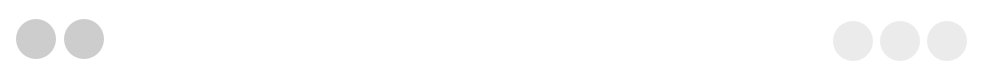
     <widget class="QFrame" name="titleBar">
      <property name="minimumSize">
       <size>
        <width>0</width>
        <height>68</height>
       </size>
      </property>
      <property name="maximumSize">
       <size>
        <width>16777215</width>
        <height>68</height>
       </size>
      </property>
      <property name="styleSheet">
       <string notr="true">background-color: rgba(0,0,0,0);
border-bottom-left-radius:0px;
border-bottom-right-radius:0px;
background:transparent;
</string>
      </property>
      <property name="frameShape">
       <enum>QFrame::StyledPanel</enum>
      </property>
      <property name="frameShadow">
       <enum>QFrame::Raised</enum>
      </property>
      <layout class="QGridLayout" name="gridLayout_21">
       <property name="leftMargin">
        <number>0</number>
       </property>
       <property name="topMargin">
        <number>10</number>
       </property>
       <property name="rightMargin">
        <number>0</number>
       </property>
       <property name="bottomMargin">
        <number>0</number>
       </property>
       <property name="spacing">
        <number>0</number>
       </property>
       <item row="0" column="0">
        <widget class="QFrame" name="titleBarFrame">
         <property name="styleSheet">
          <string notr="true">background-color:rgba(0,0,0,0);</string>
         </property>
         <property name="frameShape">
          <enum>QFrame::StyledPanel</enum>
         </property>
         <property name="frameShadow">
          <enum>QFrame::Raised</enum>
         </property>
         <layout class="QHBoxLayout" name="horizontalLayout_8">
          <property name="spacing">
           <number>0</number>
          </property>
          <property name="leftMargin">
           <number>0</number>
          </property>
          <property name="topMargin">
           <number>0</number>
          </property>
          <property name="rightMargin">
           <number>0</number>
          </property>
          <property name="bottomMargin">
           <number>0</number>
          </property>
          <item>
           <widget class="QFrame" name="heading_frame">
            <property name="minimumSize">
             <size>
              <width>350</width>
              <height>50</height>
             </size>
            </property>
            <property name="frameShape">
             <enum>QFrame::StyledPanel</enum>
            </property>
            <property name="frameShadow">
             <enum>QFrame::Raised</enum>
            </property>
            <layout class="QHBoxLayout" name="horizontalLayout_5">
             <property name="spacing">
              <number>0</number>
             </property>
             <property name="leftMargin">
              <number>12</number>
             </property>
             <property name="topMargin">
              <number>0</number>
             </property>
             <property name="rightMargin">
              <number>0</number>
             </property>
             <property name="bottomMargin">
              <number>0</number>
             </property>
             <item>
              <widget class="QFrame" name="headings">
               <property name="frameShape">
                <enum>QFrame::StyledPanel</enum>
               </property>
               <property name="frameShadow">
                <enum>QFrame::Raised</enum>
               </property>
               <layout class="QGridLayout" name="gridLayout_2">
                <property name="leftMargin">
                 <number>4</number>
                </property>
                <property name="topMargin">
                 <number>0</number>
                </property>
                <property name="rightMargin">
                 <number>0</number>
                </property>
                <property name="bottomMargin">
                 <number>0</number>
                </property>
                <property name="horizontalSpacing">
                 <number>8</number>
                </property>
                <item row="0" column="0">
                 <widget class="QPushButton" name="menuBtn">
                  <property name="minimumSize">
                   <size>
                    <width>40</width>
                    <height>40</height>
                   </size>
                  </property>
                  <property name="maximumSize">
                   <size>
                    <width>40</width>
                    <height>40</height>
                   </size>
                  </property>
                  <property name="styleSheet">
                   <string notr="true">QPushButton {
border-radius:20px;
background-color:rgba(0,0,0,50);
border:none;
}

QPushButton::hover {
border-radius:20px;
background-color:rgba(255,255,255, 50);
border:none;
}

QPushButton::pressed {
border-radius:20px;
background-color:rgba(255,255,255, 30);
border:none;
}
</string>
                  </property>
                  <property name="text">
                   <string/>
                  </property>
                  <property name="icon">
                   <iconset>
                    <normaloff>../../resources/icons/icon_menu.png</normaloff>../../resources/icons/icon_menu.png</iconset>
                  </property>
                  <property name="iconSize">
                   <size>
                    <width>24</width>
                    <height>24</height>
                   </size>
                  </property>
                 </widget>
                </item>
                <item row="0" column="1">
                 <widget class="QPushButton" name="profileBtn">
                  <property name="minimumSize">
                   <size>
                    <width>40</width>
                    <height>40</height>
                   </size>
                  </property>
                  <property name="maximumSize">
                   <size>
                    <width>40</width>
                    <height>40</height>
                   </size>
                  </property>
                  <property name="styleSheet">
                   <string notr="true">QPushButton {
border-radius:20px;
background-color:rgba(0,0,0,50);
border:none;
}

QPushButton::hover {
border-radius:20px;
background-color:rgba(255,255,255, 50);
border:none;
}

QPushButton::pressed {
border-radius:20px;
background-color:rgba(255,255,255, 30);
border:none;
}
</string>
                  </property>
                  <property name="text">
                   <string/>
                  </property>
                  <property name="icon">
                   <iconset>
                    <normaloff>../../resources/icons/icon_defaultProfileAvatar.png</normaloff>../../resources/icons/icon_defaultProfileAvatar.png</iconset>
                  </property>
                  <property name="iconSize">
                   <size>
                    <width>40</width>
                    <height>40</height>
                   </size>
                  </property>
                 </widget>
                </item>
               </layout>
              </widget>
             </item>
             <item>
              <spacer name="horizontalSpacer_2">
               <property name="orientation">
                <enum>Qt::Horizontal</enum>
               </property>
               <property name="sizeHint" stdset="0">
                <size>
                 <width>249</width>
                 <height>20</height>
                </size>
               </property>
              </spacer>
             </item>
            </layout>
           </widget>
          </item>
          <item>
           <spacer name="horizontalSpacer_11">
            <property name="orientation">
             <enum>Qt::Horizontal</enum>
            </property>
            <property name="sizeHint" stdset="0">
             <size>
              <width>473</width>
              <height>20</height>
             </size>
            </property>
           </spacer>
          </item>
          <item>
           <widget class="QFrame" name="buttonFrame_3">
            <property name="minimumSize">
             <size>
              <width>160</width>
              <height>63</height>
             </size>
            </property>
            <property name="maximumSize">
             <size>
              <width>160</width>
              <height>70</height>
             </size>
            </property>
            <property name="styleSheet">
             <string notr="true">border:none;</string>
            </property>
            <property name="frameShape">
             <enum>QFrame::StyledPanel</enum>
            </property>
            <property name="frameShadow">
             <enum>QFrame::Raised</enum>
            </property>
            <layout class="QHBoxLayout" name="horizontalLayout">
             <property name="spacing">
              <number>0</number>
             </property>
             <property name="leftMargin">
              <number>0</number>
             </property>
             <property name="topMargin">
              <number>0</number>
             </property>
             <property name="rightMargin">
              <number>9</number>
             </property>
             <property name="bottomMargin">
              <number>0</number>
             </property>
             <item>
              <widget class="QPushButton" name="minimizeBtn">
               <property name="minimumSize">
                <size>
                 <width>40</width>
                 <height>40</height>
                </size>
               </property>
               <property name="maximumSize">
                <size>
                 <width>40</width>
                 <height>40</height>
                </size>
               </property>
               <property name="styleSheet">
                <string notr="true">QPushButton {
border-radius:20px;
background-color:rgba(0,0,0,20);
border:none;
}

QPushButton::hover {
border-radius:20px;
background-color:rgba(0,0,0, 40);
border:none;
}

QPushButton::pressed {
border-radius:20px;
background-color:rgba(0,0,0, 80);
border:none;
}
</string>
               </property>
               <property name="text">
                <string/>
               </property>
               <property name="icon">
                <iconset>
                 <normaloff>../../resources/icons/icon_minimize.png</normaloff>../../resources/icons/icon_minimize.png</iconset>
               </property>
               <property name="iconSize">
                <size>
                 <width>18</width>
                 <height>18</height>
                </size>
               </property>
              </widget>
             </item>
             <item>
              <widget class="QPushButton" name="maximiseBtn">
               <property name="minimumSize">
                <size>
                 <width>40</width>
                 <height>40</height>
                </size>
               </property>
               <property name="maximumSize">
                <size>
                 <width>40</width>
                 <height>40</height>
                </size>
               </property>
               <property name="styleSheet">
                <string notr="true">QPushButton {
border-radius:20px;
background-color:rgba(0,0,0,20);
border:none;
}

QPushButton::hover {
border-radius:20px;
background-color:rgba(0,0,0, 40);
border:none;
}

QPushButton::pressed {
border-radius:20px;
background-color:rgba(0,0,0, 80);
border:none;
}
</string>
               </property>
               <property name="text">
                <string/>
               </property>
               <property name="icon">
                <iconset>
                 <normaloff>../../resources/icons/icon_maximize.png</normaloff>../../resources/icons/icon_maximize.png</iconset>
               </property>
               <property name="iconSize">
                <size>
                 <width>18</width>
                 <height>18</height>
                </size>
               </property>
              </widget>
             </item>
             <item>
              <widget class="QPushButton" name="closeBtn">
               <property name="minimumSize">
                <size>
                 <width>40</width>
                 <height>40</height>
                </size>
               </property>
               <property name="maximumSize">
                <size>
                 <width>40</width>
                 <height>40</height>
                </size>
               </property>
               <property name="styleSheet">
                <string notr="true">
QPushButton {
border-radius:20px;
background-color:rgba(0,0,0,20);
border:none;}

QPushButton::hover {
border-radius:20px;
background-color:rgba(255,0,0, 100);
border:none;}

QPushButton::pressed {
border-radius:20px;
background-color:rgba(255,0,0, 150);
border:none;}
</string>
               </property>
               <property name="text">
                <string/>
               </property>
               <property name="icon">
                <iconset>
                 <normaloff>../../resources/icons/icon_close.png</normaloff>../../resources/icons/icon_close.png</iconset>
               </property>
               <property name="iconSize">
                <size>
                 <width>18</width>
                 <height>18</height>
                </size>
               </property>
              </widget>
             </item>
            </layout>
           </widget>
          </item>
         </layout>
        </widget>
       </item>
      </layout>
     </widget>
